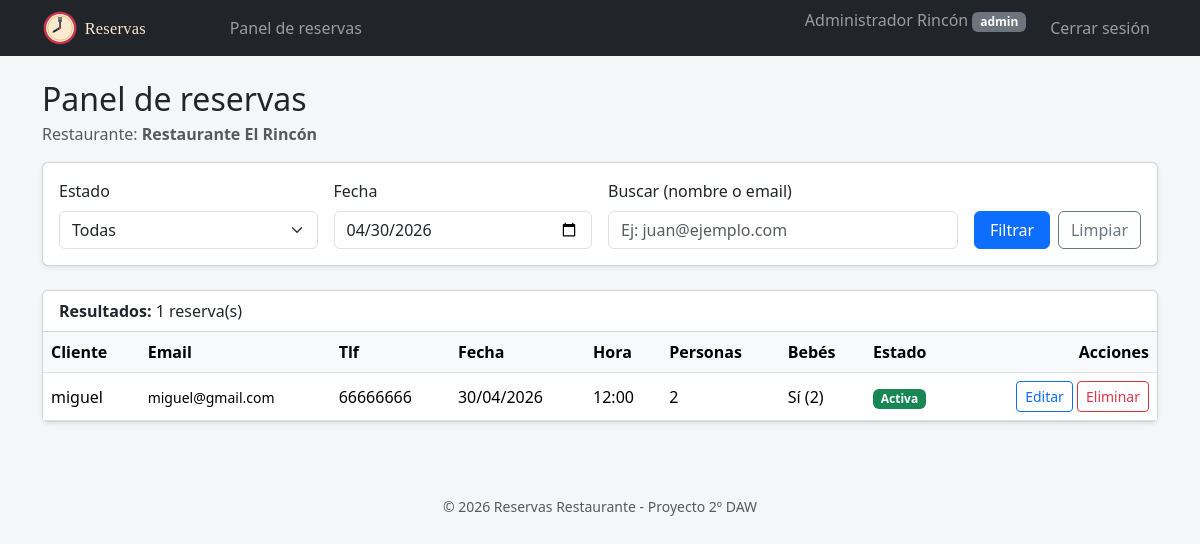
The page /admin/dashboard.php?fecha=2026-04-30 (signed in) on the database its author committed.
### tables this page shows
CREATE TABLE `bares` (
  `id` int(11) NOT NULL,
  `nombre` varchar(100) NOT NULL,
  `direccion` varchar(200) DEFAULT NULL,
  `telefono` varchar(20) DEFAULT NULL
);

CREATE TABLE `reservas` (
  `id` int(11) NOT NULL,
  `id_usuario` int(11) NOT NULL,
  `id_bar` int(11) NOT NULL,
  `num_personas` int(11) NOT NULL,
  `fecha_reserva` date NOT NULL,
  `hora_reserva` time NOT NULL,
  `bebes` tinyint(1) NOT NULL DEFAULT 0,
  `num_bebes` int(11) NOT NULL DEFAULT 0,
  `telefono` varchar(20) NOT NULL,
  `email` varchar(100) NOT NULL,
  `estado` enum('activa','cancelada') NOT NULL DEFAULT 'activa',
  `fecha_creacion` timestamp NOT NULL DEFAULT current_timestamp()
);

CREATE TABLE `usuarios` (
  `id` int(11) NOT NULL,
  `nombre` varchar(50) NOT NULL,
  `email` varchar(100) NOT NULL,
  `password` varchar(255) NOT NULL,
  `rol` enum('usuario','admin','superadmin') NOT NULL DEFAULT 'usuario',
  `bar_asignado` int(11) DEFAULT NULL,
  `fecha_registro` timestamp NOT NULL DEFAULT current_timestamp()
);

### admin/dashboard.php (the view, shortened to what this page needs)
<?php
require_once '../config/db.php';
$idBarAdmin = $_SESSION['bar_asignado'] ?? null;
$nombreBar = '';
if ($idBarAdmin) {
    $stmt = $pdo->prepare("SELECT nombre FROM bares WHERE id = ?");
    $stmt->execute([$idBarAdmin]);
    $nombreBar = $stmt->fetchColumn();
}
$filtroEstado = $_GET['estado'] ?? 'todas';
$filtroFecha  = $_GET['fecha']  ?? '';
$filtroBuscar = trim($_GET['buscar'] ?? '');
$reservas = [];
if ($idBarAdmin) {
    $sql = "
        SELECT r.*, u.nombre AS nombre_usuario, u.email AS email_usuario
        FROM reservas r
        INNER JOIN usuarios u ON u.id = r.id_usuario
        WHERE r.id_bar = :id_bar
    ";
    $params = [':id_bar' => $idBarAdmin];
    if ($filtroFecha !== '') {
        $sql .= " AND r.fecha_reserva = :fecha";
        $params[':fecha'] = $filtroFecha;
    }
    $sql .= " ORDER BY r.fecha_reserva DESC, r.hora_reserva DESC";
    $stmt = $pdo->prepare($sql);
    $stmt->execute($params);
    $reservas = $stmt->fetchAll();
}
require '../includes/header.php';
?>
<h2 class="mb-1">Panel de reservas</h2>
<p class="text-muted">
    <?php if ($nombreBar): ?>
        Restaurante: <strong><?= htmlspecialchars($nombreBar) ?></strong>
    <?php else: ?>
        <span class="text-danger">No tienes ningún restaurante asignado.</span>
    <?php endif; ?>
</p>
<?php if (!$idBarAdmin): ?>
    <div class="alert alert-warning">
        Tu cuenta de admin no tiene ningún bar asignado. Pídele al administrador
        de la base de datos que actualice el campo <code>bar_asignado</code> en
        tu fila de la tabla <code>usuarios</code>.
    </div>
<?php else: ?>
    <div class="card shadow-sm mb-4">
        <div class="card-body">
            <form method="GET" action="" class="row g-3 align-items-end">
                <div class="col-md-3">
                    <label class="form-label">Estado</label>
                    <select name="estado" class="form-select">
                        <option value="todas"     <?= $filtroEstado === 'todas'     ? 'selected' : '' ?>>Todas</option>
                    </select>
                </div>
                <div class="col-md-3">
                    <label class="form-label">Fecha</label>
                    <input type="date" name="fecha" class="form-control"
                           value="<?= htmlspecialchars($filtroFecha) ?>">
                </div>
                <div class="col-md-4">
                    <label class="form-label">Buscar (nombre o email)</label>
                    <input type="text" name="buscar" class="form-control"
                           value="<?= htmlspecialchars($filtroBuscar) ?>"
                           placeholder="Ej: juan@ejemplo.com">
                </div>
                <div class="col-md-2 d-flex gap-2">
                    <button type="submit" class="btn btn-primary flex-grow-1">Filtrar</button>
                    <a href="dashboard.php" class="btn btn-outline-secondary">Limpiar</a>
                </div>
            </form>
        </div>
    </div>
    <div class="card shadow-sm">
        <div class="card-header bg-white">
            <strong>Resultados:</strong> <?= count($reservas) ?> reserva(s)
        </div>
        <div class="table-responsive">
            <table class="table table-hover mb-0 align-middle">
                <thead>
                    <tr>
                        <th>Cliente</th>
                        <th>Email</th>
                        <th>Tlf</th>
                        <th>Fecha</th>
                        <th>Hora</th>
                        <th>Personas</th>
                        <th>Bebés</th>
                        <th>Estado</th>
                        <th class="text-end">Acciones</th>
                    </tr>
                </thead>
                <tbody>
                    <?php if (empty($reservas)): ?>
                        <tr>
                            <td colspan="9" class="text-center text-muted py-4">
                                No hay reservas que coincidan con los filtros.
                            </td>
                        </tr>
                    <?php else: ?>
                        <?php foreach ($reservas as $r): ?>
                            <tr>
                                <td><?= htmlspecialchars($r['nombre_usuario']) ?></td>
                                <td><small><?= htmlspecialchars($r['email']) ?></small></td>
                                <td><?= htmlspecialchars($r['telefono']) ?></td>
                                <td><?= htmlspecialchars(date('d/m/Y', strtotime($r['fecha_reserva']))) ?></td>
                                <td><?= htmlspecialchars(substr($r['hora_reserva'], 0, 5)) ?></td>
                                <td><?= (int)$r['num_personas'] ?></td>
                                <td>
                                    <?php if ($r['bebes']): ?>
                                        Sí (<?= (int)$r['num_bebes'] ?>)
                                    <?php else: ?>
                                        No
                                    <?php endif; ?>
                                </td>
                                <td>
                                    <?php if ($r['estado'] === 'activa'): ?>
                                        <span class="badge bg-success">Activa</span>
                                    <?php else: ?>
                                        <span class="badge bg-secondary">Cancelada</span>
                                    <?php endif; ?>
                                </td>
                                <td class="text-end">
                                    <a href="editar_reserva.php?id=<?= (int)$r['id'] ?>"
                                       class="btn btn-sm btn-outline-primary">Editar</a>
                                    <a href="eliminar_reserva.php?id=<?= (int)$r['id'] ?>"
                                       class="btn btn-sm btn-outline-danger"
                                       onclick="return confirm('¿Seguro que quieres ELIMINAR esta reserva? Esta acción no se puede deshacer.');">
                                        Eliminar
                                    </a>
                                </td>
                            </tr>
                        <?php endforeach; ?>
                    <?php endif; ?>
                </tbody>
            </table>
        </div>
    </div>
<?php endif; ?>
<?php require '../includes/footer.php'; ?>

### includes/header.php (style rules this page uses)
body { background-color: #f5f6f8; min-height: 100vh; }
.table thead th { background-color: #f8f9fa; }

### rows shown on the page
bares: nombre "Restaurante El Rincón"
reservas: id_usuario.nombre "miguel", email "miguel@gmail.com", telefono "66666666", fecha_reserva "30/04/2026", hora_reserva "12:00", num_personas "2", num_bebes "2", estado "Activa"

### other values the page prints
$_SESSION['nombre'] "Administrador Rincón"
$_SESSION['rol'] "admin"
count($reservas) "1"
